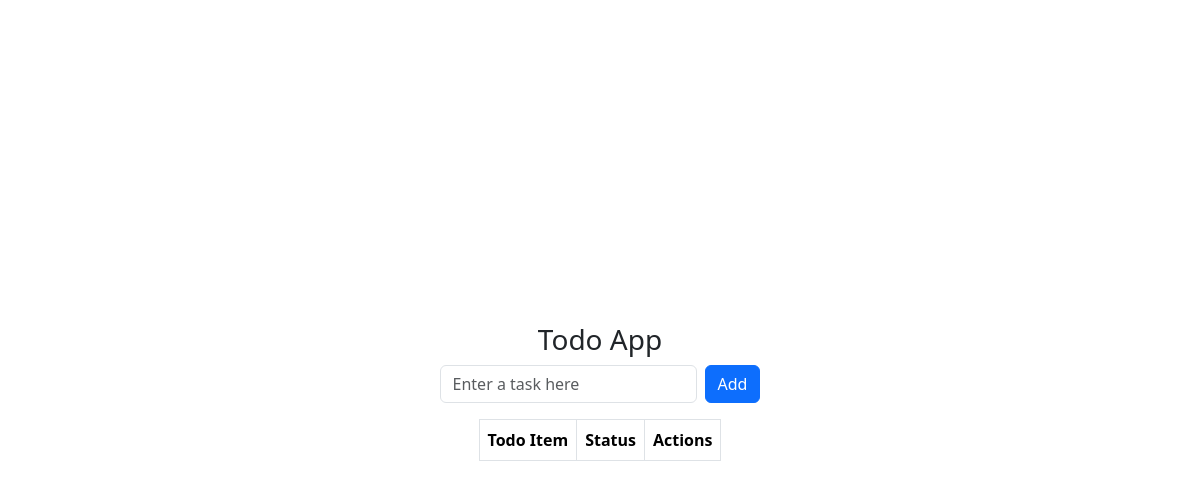
/, run on an earlier commit of the app's database.
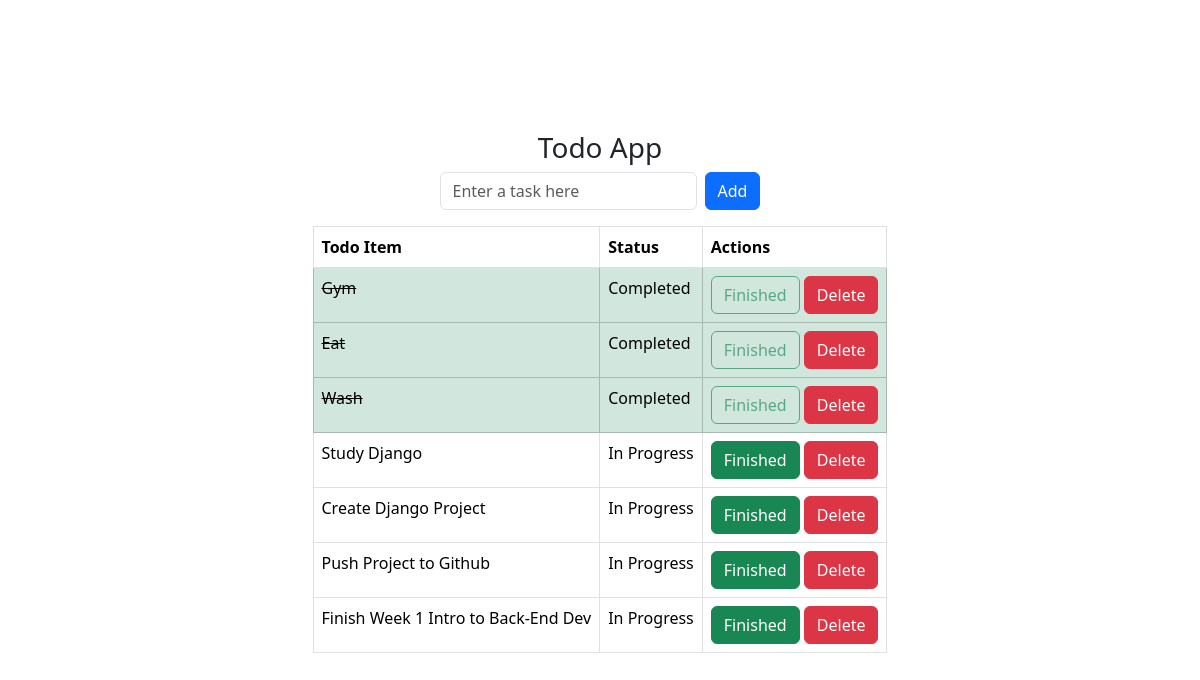
And on a later commit of the database.
### todo_app/models.py (models this page shows, shortened)
class Task(models.Model):
    title = models.CharField(max_length=200)
    status = models.BooleanField(default=False)

### todo_app/views.py (the view)
# urls.py: path('', views.index, name= 'home'),
def index(request):
    form = TaskForm()
    if request.method == 'POST':
        form = TaskForm(request.POST)
        if form.is_valid():
            form.save()
            return redirect('home')
    tasks = Task.objects.all()
    context = {'tasks': tasks, 'form': form}
    return render(request, 'todo_app/index.html', context)

### todo_app/forms.py
class TaskForm(forms.ModelForm):
    title = forms.CharField(required=True, widget=forms.widgets.TextInput(attrs={"placeholder":"Enter a task here", "class":"form-control", "autofocus": True}))
    class Meta:
        model = Task
        fields = ('title',)

### todo_app/templates/todo_app/index.html (shortened to what this page needs)
{% extends 'todo_app/base.html' %}
{% block content %}
    <div class="container-fluid d-flex align-items-center justify-content-center flex-column overflow-auto position-relative" id="container" >
        <div class="sub-container d-flex align-items-center  flex-column overflow-auto top-50 " id="sub-container">
                <h3>Todo App</h3>
                <form method= "POST" action="">
                    <div class="d-flex align-items-center mb-3">
                        <div class="form-group me-2 mb-0">
                            {{ form.title }}
                        </div>
                        <button class="btn btn-primary" type="submit">Add</button>
                    </div>
                </form>
            <div class="table-wrapper" id="table-wrapper">
                <table class="table table-hover table-bordered">
                <thead id="table-head">
                    <tr>
                    <th>Todo Item</th>
                    <th>Status</th>
                    <th>Actions</th>
                    </tr>
                </thead>
                <tbody id="table-body">
                    {% for task in tasks %}
                        {% if task.status %}
                            <tr class="table-success">
                                <td class="striker"> {{ task.title }}</td>
                                <td> Completed </td>
                                <td>
                                    <a class="btns " href="{% url 'updateTask' task.id %}" >
                                        <button class="btn disabled btn-outline-success">
                                            Finished
                                        </button>
                                    </a>
                                    <a class="btns" href="{% url 'deleteTask' task.id %}" >
                                        <button class="btn btn-danger">
                                            Delete
                                        </button>
                                    </a>
                                </td>
                            </tr>
                        {% else %}
                            <tr>
                                <td> {{ task.title }}</td>
                                <td> In Progress </td>
                                <td>
                                    <a class="btns" href="{% url 'updateTask' task.id %}">
                                        <button class="btn btn-success">
                                            Finished
                                        </button>
                                    </a>
                                    <a class="btns" href="{% url 'deleteTask' task.id %}">
                                        <button class="btn btn-danger">
                                            Delete
                                        </button>
                                    </a>
                                </td>
                            </tr>
                        {% endif %}
                    {% endfor %}
                </tbody>
                </table>
            </div>
        </div>
    </div>
    {% endblock %}

### todo_app/templates/todo_app/base.html (shortened to what this page needs)
{% load static %}
<!DOCTYPE html>
<html lang="en">
<head>
    <link href="https://cdn.jsdelivr.net/npm/bootstrap@5.3.2/dist/css/bootstrap.min.css" rel="stylesheet">
    <link href="{% static 'todo_app/css/my_css.css' %}" rel="stylesheet">
</head>
<body>
    {% block content%}
    {% endblock %}
</body>
</html>

### todo_app/static/todo_app/css/my_css.css (style rules this page uses)
.striker { text-decoration: line-through; }
.btns { text-decoration: none; }

### todo_app/templates/todo_app/base.html (style rules this page uses)
.container-fluid { height: 100vh; width: 100%; }

What changed in the data, as far as the page shows it:
added Task: title "Gym"
added Task: title "Eat"
added Task: title "Wash"
added Task: title "Study Django"
added Task: title "Create Django Project"
added Task: title "Push Project to Github"
added Task: title "Finish Week 1 Intro to Back-End Dev"
